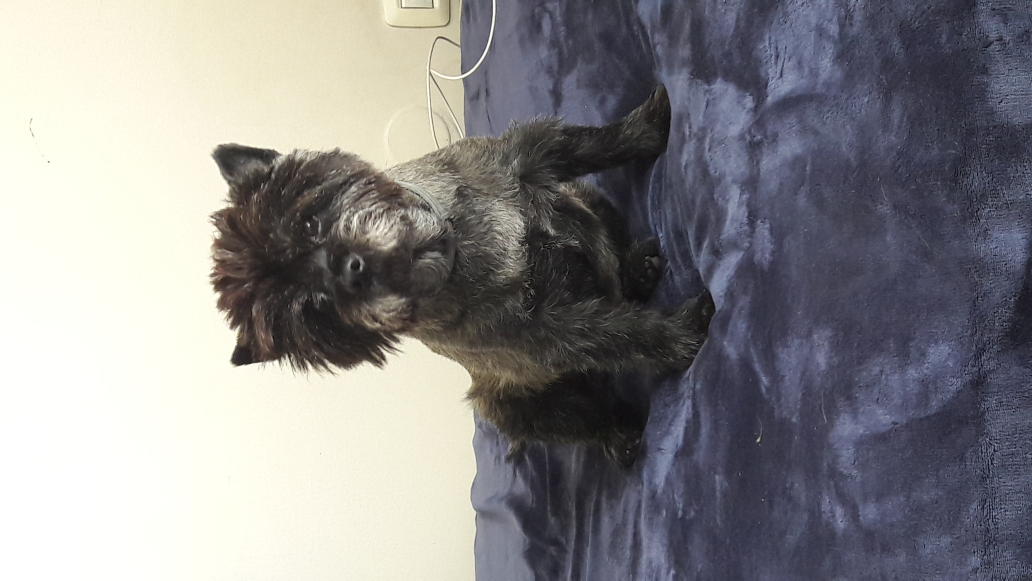
#> input picture c_cpp_ex_huji/cpp_ex5/pictures/dog.jpg, 4128 x 2322 px (shown at 1/4 size)
$ python image2file.py -p ../../pictures/dog.jpg
#> lines starting #> are read from the running program, lines starting #| are printed output that depends on the picture
"""
python.py
-------------

HowTo?
	python3 python.py -p=<path_to_image> -s=<to_show> -f=<to_file>

	* path_to_image - (Required) absolute path to some image on the local computer.
	* to_show - (Option) boolean value. Should be either True or False.
	* to_file - (Option) boolean value. Should be either True or False.

* If <to_file> is True, it saves to image to local file called `lena_as_file.out`.
"""

import numpy
import argparse
from PIL import Image


def __lists_to_lines(np_arr):
	def __single_list_to_str(lst, end_of_line=True):
		s = ""
		for i, e in enumerate(lst):
			s += str(e) + " " if i != len(lst) - 1 else str(e)
		s += '\n' if end_of_line else ''
		return s

	lines = []
	for ind, line in enumerate(list(np_arr)):
		lines.append(__single_list_to_str(list(line))) if ind != len(list(np_arr)) - 1 \
			else lines.append(__single_list_to_str(list(line), False))

	return lines


def __save_to_file(img):
	as_arr = numpy.asarray(img)
	fp = open("image.out", 'w')
	fp.writelines(__lists_to_lines(as_arr))
	fp.close()


if __name__ == '__main__':
	parser = argparse.ArgumentParser()
	parser.add_argument('-p', action='store', required=True, dest='img_path', help="""(str) The path to the image.""")
	parser.add_argument('-s', action='store', dest='show', type=bool, default=False,
						help="""(bool) Display image, 1 for True, 0 for False.""")
	parser.add_argument('-f', action='store', dest='to_file', type=bool, default=False,
						help="""(bool) Convert to file. If its true, saves to local dir""")
	args = parser.parse_args()

	img = Image.open(args.img_path).convert('L').resize((128, 128))
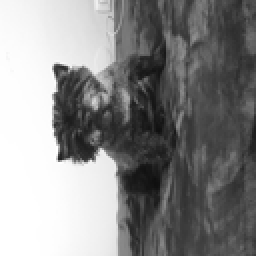
#> img: PIL image 128x128 L (shown 2 times larger); min 15, max 255, mean 136.9

	if args.show:
		img.show(img)

	if args.to_file:
		__save_to_file(img)
